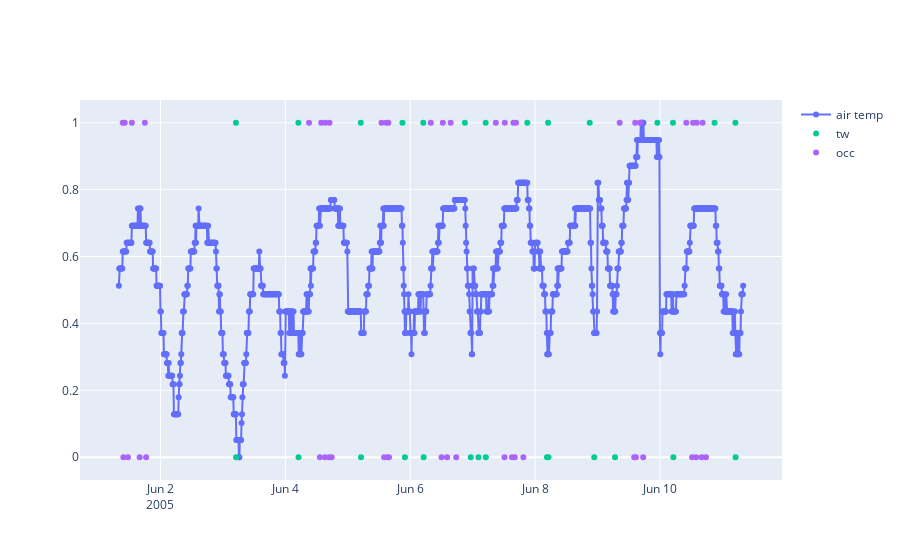

This figure's notebook cell:
### Code cell
e01_june10 = pull_all_data_types(room_num="01", month="06", num_days=10)
plot_all_data_types(e01_june10)
